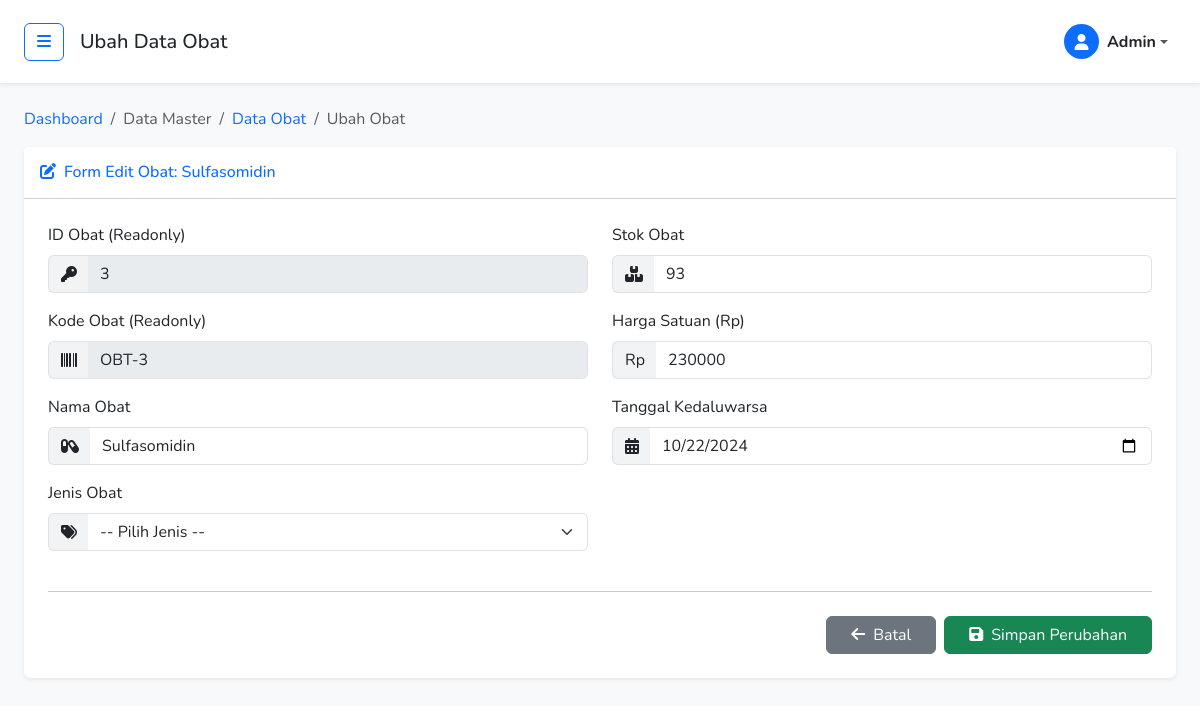
The app's page /data-master/data-obat/obat_ubah.php?id_obat=3 (signed in) with its own data.
### tables this page shows
CREATE TABLE `tb_obat` (
  `id_obat` int NOT NULL,
  `kd_obat` varchar(10) NOT NULL,
  `nm_obat` varchar(30) NOT NULL,
  `jenis_obat` varchar(25) NOT NULL,
  `stok` int NOT NULL,
  `harga_obat` int NOT NULL,
  `exp_obat` date NOT NULL
);

### data-master/data-obat/obat_ubah.php (the view, shortened to what this page needs)
<?php
include '../../koneksi.php';
$id_obat = $_GET['id_obat'];
$stmt = $koneksi->prepare("SELECT * FROM tb_obat WHERE id_obat = ?");
$stmt->bind_param("s", $id_obat);
$stmt->execute();
$result = $stmt->get_result();
$pecah = $result->fetch_assoc();
?>
<!DOCTYPE html>
<html lang="id">
<head>
    <link href="https://cdn.jsdelivr.net/npm/bootstrap@5.3.0/dist/css/bootstrap.min.css" rel="stylesheet">
    <link rel="stylesheet" href="https://cdnjs.cloudflare.com/ajax/libs/font-awesome/6.4.0/css/all.min.css">
</head>
<body>
    <div class="d-flex" id="wrapper">
        <div id="page-content-wrapper">
            <nav class="navbar navbar-expand-lg navbar-light bg-white py-3 px-4 shadow-sm">
                <div class="d-flex align-items-center">
                    <button class="btn btn-outline-primary" id="sidebarToggle"><i class="fas fa-bars"></i></button>
                    <h5 class="ms-3 mb-0 d-none d-md-block">Ubah Data Obat</h5>
                </div>
                <div class="collapse navbar-collapse" id="navbarSupportedContent">
                    <ul class="navbar-nav ms-auto mt-2 mt-lg-0">
                        <li class="nav-item dropdown">
                            <a class="nav-link dropdown-toggle d-flex align-items-center" href="#" id="navbarDropdown"
                                role="button" data-bs-toggle="dropdown">
                                <div class="bg-primary text-white rounded-circle me-2 d-flex justify-content-center align-items-center"
                                    style="width: 35px; height: 35px;">
                                    <i class="fas fa-user"></i>
                                </div>
                                <span class="fw-bold text-dark"><?= ucfirst($_SESSION["user"] ?? "User"); ?></span>
                            </a>
                        </li>
                    </ul>
                </div>
            </nav>
            <div class="container-fluid px-4 mt-4">
                <nav aria-label="breadcrumb">
                    <ol class="breadcrumb">
                        <li class="breadcrumb-item"><a href="../../index.php" class="text-decoration-none">Dashboard</a>
                        </li>
                        <li class="breadcrumb-item text-muted">Data Master</li>
                        <li class="breadcrumb-item"><a href="obat.php" class="text-decoration-none">Data Obat</a></li>
                        <li class="breadcrumb-item active" aria-current="page">Ubah Obat</li>
                    </ol>
                </nav>
                <div class="card mb-4 border-0 shadow-sm">
                    <div class="card-header bg-white py-3">
                        <h6 class="m-0 font-weight-bold text-primary"><i class="fas fa-edit me-2"></i>Form Edit Obat:
                            <?= $pecah['nm_obat']; ?></h6>
                    </div>
                    <div class="card-body p-4">
                        <form method="POST" enctype="multipart/form-data">
                            <div class="row">
                                <div class="col-md-6">
                                    <div class="mb-3">
                                        <label class="form-label">ID Obat (Readonly)</label>
                                        <div class="input-group">
                                            <span class="input-group-text"><i class="fas fa-key"></i></span>
                                            <input type="text" class="form-control" name="id_obat"
                                                value="<?= $pecah['id_obat']; ?>" readonly
                                                style="background-color: #e9ecef;">
                                        </div>
                                    </div>
                                    <div class="mb-3">
                                        <label class="form-label">Kode Obat (Readonly)</label>
                                        <div class="input-group">
                                            <span class="input-group-text"><i class="fas fa-barcode"></i></span>
                                            <input type="text" class="form-control" name="kd_obat"
                                                value="<?= $pecah['kd_obat']; ?>" readonly
                                                style="background-color: #e9ecef;">
                                        </div>
                                    </div>
                                    <div class="mb-3">
                                        <label class="form-label">Nama Obat</label>
                                        <div class="input-group">
                                            <span class="input-group-text"><i class="fas fa-capsules"></i></span>
                                            <input type="text" class="form-control" name="nm_obat"
                                                value="<?= $pecah['nm_obat']; ?>" required
                                                placeholder="Masukkan Nama Obat">
                                        </div>
                                    </div>
                                    <div class="mb-3">
                                        <label class="form-label">Jenis Obat</label>
                                        <div class="input-group">
                                            <span class="input-group-text"><i class="fas fa-tags"></i></span>
                                            <select class="form-select" name="jenis_obat" required>
                                                <option value="">-- Pilih Jenis --</option>
                                            </select>
                                        </div>
                                    </div>
                                </div>
                                <div class="col-md-6">
                                    <div class="mb-3">
                                        <label class="form-label">Stok Obat</label>
                                        <div class="input-group">
                                            <span class="input-group-text"><i class="fas fa-boxes"></i></span>
                                            <input type="number" class="form-control" name="stok"
                                                value="<?= $pecah['stok']; ?>" required min="0">
                                        </div>
                                    </div>
                                    <div class="mb-3">
                                        <label class="form-label">Harga Satuan (Rp)</label>
                                        <div class="input-group">
                                            <span class="input-group-text">Rp</span>
                                            <input type="number" class="form-control" name="harga_obat"
                                                value="<?= $pecah['harga_obat']; ?>" required min="0">
                                        </div>
                                    </div>
                                    <div class="mb-3">
                                        <label class="form-label">Tanggal Kedaluwarsa</label>
                                        <div class="input-group">
                                            <span class="input-group-text"><i class="fas fa-calendar-alt"></i></span>
                                            <input type="date" class="form-control" name="exp_obat"
                                                value="<?= $pecah['exp_obat']; ?>" required>
                                        </div>
                                    </div>
                                </div>
                            </div>
                            <hr class="my-4">
                            <div class="d-flex justify-content-end gap-2">
                                <a href="obat.php" class="btn btn-secondary px-4">
                                    <i class="fas fa-arrow-left me-2"></i>Batal
                                </a>
                                <button type="submit" name="ubah" class="btn btn-success px-4">
                                    <i class="fas fa-save me-2"></i>Simpan Perubahan
                                </button>
                            </div>
                        </form>
                    </div>
                </div>
            </div>
        </div>
    </div>
</body>
</html>

### data-master/data-obat/obat_ubah.php (style rules this page uses)
body { font-family: 'Nunito', sans-serif; background-color: #f8f9fa; overflow-x: hidden; }
#wrapper { display: flex; width: 100%; align-items: stretch; }
#page-content-wrapper { width: 100%; margin-left: 0; transition: margin 0.25s ease-out; }
.input-group-text { background-color: #f1f3f5; border-right: none; }
.form-control, .form-select { border-left: none; }

### records on screen
tb_obat: nm_obat "Sulfasomidin", id_obat "3", kd_obat "OBT-3", stok "93", harga_obat "230000", exp_obat "10/22/2024"

### other values on screen
$_SESSION["user"] "Admin"
